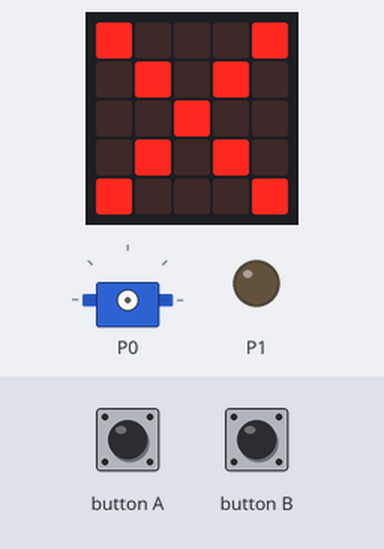
Bench run of a program on a simulated BBC micro:bit (MakeCode). Shown: the board's 5×5 LED display, servo, output pins drawn as LEDs (lit = HIGH). The inputs (shaded band) are chosen by the test bench.

Above: at 1.8 s.
1.9 s: button A pressed for 0.15 s
At 2.5 s:
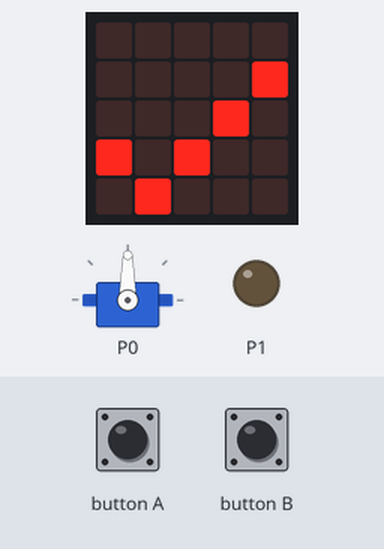
At 3.7 s:
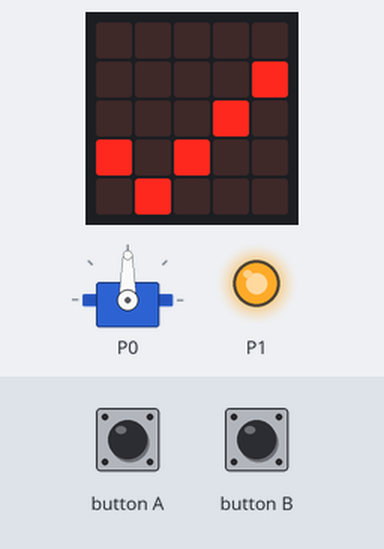
4.1 s: button B pressed for 0.15 s
At 5.4 s:
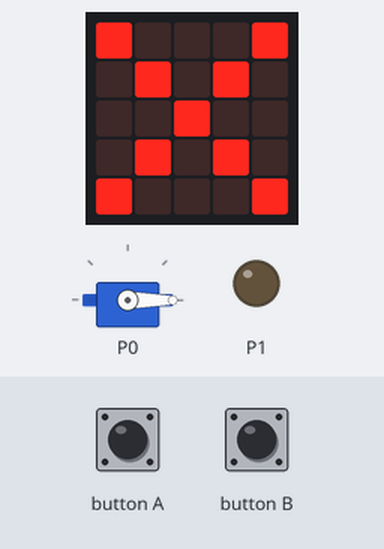
Timing chart, 0 to 7.1 s (numbered marks = the images above; inputs shaded):
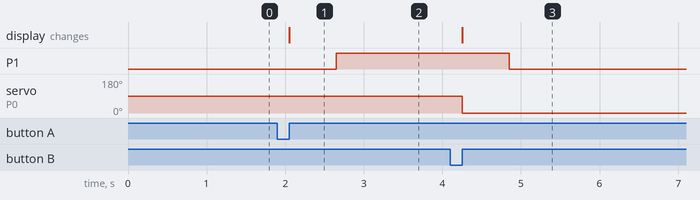

Measured:
- after the input at 1.9 s, P1: LOW → HIGH after 0.75 s; the display: changes after 0.15 s (image 1)
- after the input at 4.1 s, P1: HIGH → LOW after 0.75 s; servo on P0: 90° → 0° after 0.15 s; the display: changes after 0.15 s (image 3)

The program:

main.ts
```typescript
// p0 hay p1 : sử dụng khi nút cắm sử dụng
input.onButtonPressed(Button.A, function () {
    servos.P0.setAngle(90)
    basic.showIcon(IconNames.Yes)
    pins.digitalWritePin(DigitalPin.P1, 1)
})
input.onButtonPressed(Button.B, function () {
    servos.P0.setAngle(0)
    basic.showIcon(IconNames.No)
    pins.digitalWritePin(DigitalPin.P1, 0)
})
basic.showIcon(IconNames.No)
pins.digitalWritePin(DigitalPin.P1, 0)
```

test.ts
```typescript
// .
```
